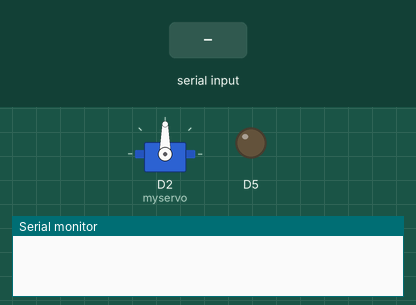
Simulated run of this sketch. Board: ESP8266 (NodeMCU). Shown: servo, output pins drawn as LEDs (lit = HIGH), the last lines printed to the serial monitor. The inputs (shaded band) are chosen by the test bench.

Above: at 3.2 s.
3.3 s: "90,45\n" received over Serial
At 4.4 s:
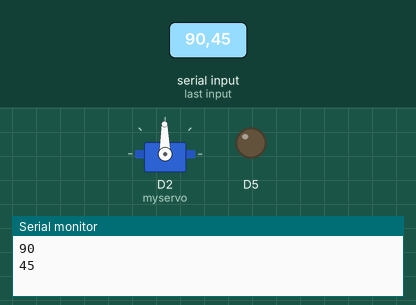
4.9 s: "30,150\n" received over Serial
At 5.6 s:
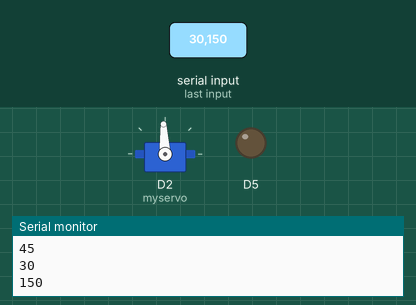
Timing chart, 0 to 7.9 s (numbered marks = the images above; inputs shaded):
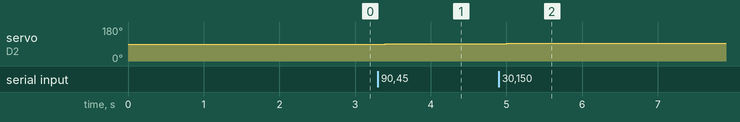

Measured:
- after the input at 3.3 s, servo on D2 (myservo): 90° → 91° after 0.10 s
- after the input at 4.9 s, servo on D2 (myservo): 91° → 93° after 0.05 s

The sketch:

servo2.ino
```cpp
#include <Servo.h>
int LED =D13;      //jika uno hilangkan "d"nya
char baca[3];
int ap;
int pos;
Servo myservo;
void setup() {

pinMode(LED,OUTPUT);
Serial.begin(9600);
myservo.attach(D2);
pos = 90;
myservo.write(pos);
delay(2000);
}

void loop() {
int ap = Serial.parseInt();

if (Serial.available()>0){
Serial.println(ap);

if (ap<270) {
     delay(50);
  digitalWrite(LED,LOW);
    myservo.write(pos);
    pos++;
  }

if (ap>370) {
 delay(50);
  digitalWrite(LED,HIGH);
    myservo.write(pos);
    pos--;
}
}
}
```
